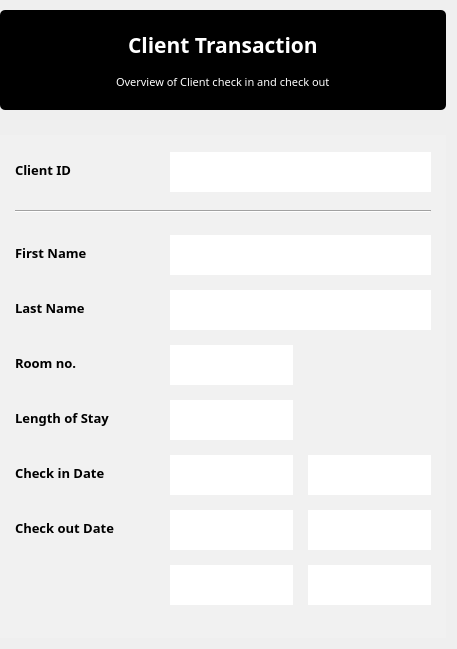
                  <widget class="QWidget" name="widget_35" native="true">
                   <layout class="QGridLayout" name="gridLayout_54">
                    <property name="leftMargin">
                     <number>0</number>
                    </property>
                    <property name="topMargin">
                     <number>10</number>
                    </property>
                    <property name="verticalSpacing">
                     <number>15</number>
                    </property>
                    <item row="1" column="1">
                     <spacer name="verticalSpacer_43">
                      <property name="orientation">
                       <enum>Qt::Vertical</enum>
                      </property>
                      <property name="sizeType">
                       <enum>QSizePolicy::Fixed</enum>
                      </property>
                      <property name="sizeHint" stdset="0">
                       <size>
                        <width>20</width>
                        <height>10</height>
                       </size>
                      </property>
                     </spacer>
                    </item>
                    <item row="0" column="1">
                     <widget class="QWidget" name="widget_116" native="true">
                      <property name="minimumSize">
                       <size>
                        <width>0</width>
                        <height>100</height>
                       </size>
                      </property>
                      <property name="styleSheet">
                       <string notr="true">background-color: rgb(0, 0, 0);
border-radius:5px;</string>
                      </property>
                      <layout class="QVBoxLayout" name="verticalLayout_7">
                       <property name="spacing">
                        <number>0</number>
                       </property>
                       <property name="leftMargin">
                        <number>15</number>
                       </property>
                       <property name="topMargin">
                        <number>7</number>
                       </property>
                       <property name="rightMargin">
                        <number>15</number>
                       </property>
                       <property name="bottomMargin">
                        <number>7</number>
                       </property>
                       <item alignment="Qt::AlignHCenter|Qt::AlignBottom">
                        <widget class="QLabel" name="label_98">
                         <property name="font">
                          <font>
                           <family>Century Gothic</family>
                           <pointsize>16</pointsize>
                           <weight>75</weight>
                           <bold>true</bold>
                          </font>
                         </property>
                         <property name="styleSheet">
                          <string notr="true">color: rgb(255, 255, 255);</string>
                         </property>
                         <property name="text">
                          <string>Client Transaction</string>
                         </property>
                        </widget>
                       </item>
                       <item alignment="Qt::AlignHCenter">
                        <widget class="QLabel" name="label_111">
                         <property name="font">
                          <font>
                           <family>Century Gothic</family>
                           <pointsize>8</pointsize>
                           <weight>50</weight>
                           <bold>false</bold>
                          </font>
                         </property>
                         <property name="styleSheet">
                          <string notr="true">color: rgb(255, 255, 255);</string>
                         </property>
                         <property name="text">
                          <string>Overview of Client check in and check out</string>
                         </property>
                        </widget>
                       </item>
                      </layout>
                     </widget>
                    </item>
                    <item row="2" column="1">
                     <widget class="QWidget" name="widget_36" native="true">
                      <property name="sizePolicy">
                       <sizepolicy hsizetype="Preferred" vsizetype="Expanding">
                        <horstretch>0</horstretch>
                        <verstretch>0</verstretch>
                       </sizepolicy>
                      </property>
                      <property name="styleSheet">
                       <string notr="true">background-color: rgb(241, 241, 241);</string>
                      </property>
                      <layout class="QGridLayout" name="gridLayout_52">
                       <property name="leftMargin">
                        <number>15</number>
                       </property>
                       <property name="topMargin">
                        <number>15</number>
                       </property>
                       <property name="rightMargin">
                        <number>15</number>
                       </property>
                       <property name="bottomMargin">
                        <number>15</number>
                       </property>
                       <property name="spacing">
                        <number>15</number>
                       </property>
                       <item row="13" column="2">
                        <spacer name="horizontalSpacer_11">
                         <property name="orientation">
                          <enum>Qt::Horizontal</enum>
                         </property>
                         <property name="sizeHint" stdset="0">
                          <size>
                           <width>40</width>
                           <height>20</height>
                          </size>
                         </property>
                        </spacer>
                       </item>
                       <item row="9" column="2" colspan="2">
                        <widget class="QLineEdit" name="txtOcindate">
                         <property name="minimumSize">
                          <size>
                           <width>0</width>
                           <height>40</height>
                          </size>
                         </property>
                         <property name="maximumSize">
                          <size>
                           <width>16777215</width>
                           <height>35</height>
                          </size>
                         </property>
                         <property name="font">
                          <font>
                           <family>Century Gothic</family>
                           <pointsize>10</pointsize>
                          </font>
                         </property>
                         <property name="styleSheet">
                          <string notr="true">background-color: rgb(255, 255, 255);
color: rgb(0, 0, 0);
border: none;</string>
                         </property>
                         <property name="text">
                          <string/>
                         </property>
                         <property name="readOnly">
                          <bool>true</bool>
                         </property>
                         <property name="placeholderText">
                          <string/>
                         </property>
                        </widget>
                       </item>
                       <item row="10" column="2" colspan="2">
                        <widget class="QLineEdit" name="txtOcoutdate">
                         <property name="minimumSize">
                          <size>
                           <width>0</width>
                           <height>40</height>
                          </size>
                         </property>
                         <property name="maximumSize">
                          <size>
                           <width>16777215</width>
                           <height>35</height>
                          </size>
                         </property>
                         <property name="font">
                          <font>
                           <family>Century Gothic</family>
                           <pointsize>10</pointsize>
                          </font>
                         </property>
                         <property name="styleSheet">
                          <string notr="true">background-color: rgb(255, 255, 255);
color: rgb(0, 0, 0);
border: none;</string>
                         </property>
                         <property name="text">
                          <string/>
                         </property>
                         <property name="readOnly">
                          <bool>true</bool>
                         </property>
                         <property name="placeholderText">
                          <string/>
                         </property>
                        </widget>
                       </item>
                       <item row="5" column="0">
                        <widget class="QLabel" name="label_64">
                         <property name="font">
                          <font>
                           <family>Century Gothic</family>
                           <pointsize>10</pointsize>
                           <weight>75</weight>
                           <bold>true</bold>
                          </font>
                         </property>
                         <property name="text">
                          <string>Last Name</string>
                         </property>
                        </widget>
                       </item>
                       <item row="1" column="2">
                        <spacer name="verticalSpacer_26">
                         <property name="orientation">
                          <enum>Qt::Vertical</enum>
                         </property>
                         <property name="sizeType">
                          <enum>QSizePolicy::Fixed</enum>
                         </property>
                         <property name="sizeHint" stdset="0">
                          <size>
                           <width>20</width>
                           <height>5</height>
                          </size>
                         </property>
                        </spacer>
                       </item>
                       <item row="5" column="2" colspan="3">
                        <widget class="QLineEdit" name="txtOlname">
                         <property name="minimumSize">
                          <size>
                           <width>0</width>
                           <height>40</height>
                          </size>
                         </property>
                         <property name="maximumSize">
                          <size>
                           <width>16777215</width>
                           <height>35</height>
                          </size>
                         </property>
                         <property name="font">
                          <font>
                           <family>Century Gothic</family>
                           <pointsize>10</pointsize>
                          </font>
                         </property>
                         <property name="styleSheet">
                          <string notr="true">background-color: rgb(255, 255, 255);
color: rgb(0, 0, 0);
border: none;</string>
                         </property>
                         <property name="text">
                          <string/>
                         </property>
                         <property name="readOnly">
                          <bool>true</bool>
                         </property>
                         <property name="placeholderText">
                          <string/>
                         </property>
                        </widget>
                       </item>
                       <item row="2" column="0" colspan="5">
                        <widget class="Line" name="line_3">
                         <property name="orientation">
                          <enum>Qt::Horizontal</enum>
                         </property>
                        </widget>
                       </item>
                       <item row="3" column="0">
                        <spacer name="verticalSpacer_45">
                         <property name="orientation">
                          <enum>Qt::Vertical</enum>
                         </property>
                         <property name="sizeType">
                          <enum>QSizePolicy::Fixed</enum>
                         </property>
                         <property name="sizeHint" stdset="0">
                          <size>
                           <width>20</width>
                           <height>5</height>
                          </size>
                         </property>
                        </spacer>
                       </item>
                       <item row="4" column="2" colspan="3">
                        <widget class="QLineEdit" name="txtOfname">
                         <property name="minimumSize">
                          <size>
                           <width>0</width>
                           <height>40</height>
                          </size>
                         </property>
                         <property name="maximumSize">
                          <size>
                           <width>16777215</width>
                           <height>35</height>
                          </size>
                         </property>
                         <property name="font">
                          <font>
                           <family>Century Gothic</family>
                           <pointsize>10</pointsize>
                          </font>
                         </property>
                         <property name="styleSheet">
                          <string notr="true">background-color: rgb(255, 255, 255);
color: rgb(0, 0, 0);
border: none;</string>
                         </property>
                         <property name="text">
                          <string/>
                         </property>
                         <property name="readOnly">
                          <bool>true</bool>
                         </property>
                         <property name="placeholderText">
                          <string/>
                         </property>
                        </widget>
                       </item>
                       <item row="8" column="2" colspan="2">
                        <widget class="QLineEdit" name="txtOstay">
                         <property name="minimumSize">
                          <size>
                           <width>0</width>
                           <height>40</height>
                          </size>
                         </property>
                         <property name="maximumSize">
                          <size>
                           <width>16777215</width>
                           <height>35</height>
                          </size>
                         </property>
                         <property name="font">
                          <font>
                           <family>Century Gothic</family>
                           <pointsize>10</pointsize>
                          </font>
                         </property>
                         <property name="styleSheet">
                          <string notr="true">background-color: rgb(255, 255, 255);
color: rgb(0, 0, 0);
border: none;</string>
                         </property>
                         <property name="text">
                          <string/>
                         </property>
                         <property name="readOnly">
                          <bool>true</bool>
                         </property>
                         <property name="placeholderText">
                          <string/>
                         </property>
                        </widget>
                       </item>
                       <item row="0" column="0">
                        <widget class="QLabel" name="label_54">
                         <property name="font">
                          <font>
                           <family>Century Gothic</family>
                           <pointsize>10</pointsize>
                           <weight>75</weight>
                           <bold>true</bold>
                          </font>
                         </property>
                         <property name="text">
                          <string>Client ID</string>
                         </property>
                        </widget>
                       </item>
                       <item row="4" column="0" colspan="2">
                        <widget class="QLabel" name="label_59">
                         <property name="font">
                          <font>
                           <family>Century Gothic</family>
                           <pointsize>10</pointsize>
                           <weight>75</weight>
                           <bold>true</bold>
                          </font>
                         </property>
                         <property name="text">
                          <string>First Name</string>
                         </property>
                        </widget>
                       </item>
                       <item row="0" column="1">
                        <spacer name="horizontalSpacer_10">
                         <property name="orientation">
                          <enum>Qt::Horizontal</enum>
                         </property>
                         <property name="sizeType">
                          <enum>QSizePolicy::Fixed</enum>
                         </property>
                         <property name="sizeHint" stdset="0">
                          <size>
                           <width>30</width>
                           <height>20</height>
                          </size>
                         </property>
                        </spacer>
                       </item>
                       <item row="0" column="2" colspan="3">
                        <widget class="QLineEdit" name="txtOid">
                         <property name="minimumSize">
                          <size>
                           <width>0</width>
                           <height>40</height>
                          </size>
                         </property>
                         <property name="maximumSize">
                          <size>
                           <width>16777215</width>
                           <height>35</height>
                          </size>
                         </property>
                         <property name="font">
                          <font>
                           <family>Century Gothic</family>
                           <pointsize>10</pointsize>
                          </font>
                         </property>
                         <property name="styleSheet">
                          <string notr="true">background-color: rgb(255, 255, 255);
color: rgb(0, 0, 0);
border: none;</string>
                         </property>
                         <property name="text">
                          <string/>
                         </property>
                         <property name="readOnly">
                          <bool>true</bool>
                         </property>
                         <property name="placeholderText">
                          <string/>
                         </property>
                        </widget>
                       </item>
                       <item row="6" column="2" colspan="2">
                        <widget class="QLineEdit" name="txtOroomno">
                         <property name="minimumSize">
                          <size>
                           <width>0</width>
                           <height>40</height>
                          </size>
                         </property>
                         <property name="maximumSize">
                          <size>
                           <width>16777215</width>
                           <height>35</height>
                          </size>
                         </property>
                         <property name="font">
                          <font>
                           <family>Century Gothic</family>
                           <pointsize>10</pointsize>
                          </font>
                         </property>
                         <property name="styleSheet">
                          <string notr="true">background-color: rgb(255, 255, 255);
color: rgb(0, 0, 0);
border: none;</string>
                         </property>
                         <property name="text">
                          <string/>
                         </property>
                         <property name="readOnly">
                          <bool>true</bool>
                         </property>
                         <property name="placeholderText">
                          <string/>
                         </property>
                        </widget>
                       </item>
                       <item row="9" column="4">
                        <widget class="QLineEdit" name="txtOcintime">
                         <property name="minimumSize">
                          <size>
                           <width>0</width>
                           <height>40</height>
                          </size>
                         </property>
                         <property name="maximumSize">
                          <size>
                           <width>16777215</width>
                           <height>35</height>
                          </size>
                         </property>
                         <property name="font">
                          <font>
                           <family>Century Gothic</family>
                           <pointsize>10</pointsize>
                          </font>
                         </property>
                         <property name="styleSheet">
                          <string notr="true">background-color: rgb(255, 255, 255);
color: rgb(0, 0, 0);
border: none;</string>
                         </property>
                         <property name="text">
                          <string/>
                         </property>
                         <property name="readOnly">
                          <bool>true</bool>
                         </property>
                         <property name="placeholderText">
                          <string/>
                         </property>
                        </widget>
                       </item>
                       <item row="9" column="0" colspan="2">
                        <widget class="QLabel" name="label_78">
                         <property name="font">
                          <font>
                           <family>Century Gothic</family>
                           <pointsize>10</pointsize>
                           <weight>75</weight>
                           <bold>true</bold>
                          </font>
                         </property>
                         <property name="text">
                          <string>Check in Date</string>
                         </property>
                        </widget>
                       </item>
                       <item row="10" column="0" colspan="2">
                        <widget class="QLabel" name="label_84">
                         <property name="font">
                          <font>
                           <family>Century Gothic</family>
                           <pointsize>10</pointsize>
                           <weight>75</weight>
                           <bold>true</bold>
                          </font>
                         </property>
                         <property name="text">
                          <string>Check out Date</string>
                         </property>
                        </widget>
                       </item>
                       <item row="8" column="0">
                        <widget class="QLabel" name="label_114">
                         <property name="font">
                          <font>
                           <family>Century Gothic</family>
                           <pointsize>10</pointsize>
                           <weight>75</weight>
                           <bold>true</bold>
                          </font>
                         </property>
                         <property name="text">
                          <string>Length of Stay</string>
                         </property>
                        </widget>
                       </item>
                       <item row="10" column="4">
                        <widget class="QLineEdit" name="txtOcouttime">
                         <property name="minimumSize">
                          <size>
                           <width>0</width>
                           <height>40</height>
                          </size>
                         </property>
                         <property name="maximumSize">
                          <size>
                           <width>16777215</width>
                           <height>35</height>
                          </size>
                         </property>
                         <property name="font">
                          <font>
                           <family>Century Gothic</family>
                           <pointsize>10</pointsize>
                          </font>
                         </property>
                         <property name="styleSheet">
                          <string notr="true">background-color: rgb(255, 255, 255);
color: rgb(0, 0, 0);
border: none;</string>
                         </property>
                         <property name="text">
                          <string/>
                         </property>
                         <property name="readOnly">
                          <bool>true</bool>
                         </property>
                         <property name="placeholderText">
                          <string/>
                         </property>
                        </widget>
                       </item>
                       <item row="6" column="0" colspan="2">
                        <widget class="QLabel" name="label_113">
                         <property name="font">
                          <font>
                           <family>Century Gothic</family>
                           <pointsize>10</pointsize>
                           <weight>75</weight>
                           <bold>true</bold>
                          </font>
                         </property>
                         <property name="text">
                          <string>Room no.</string>
                         </property>
                        </widget>
                       </item>
                       <item row="11" column="2" colspan="2">
                        <widget class="QLineEdit" name="txtOpromo">
                         <property name="minimumSize">
                          <size>
                           <width>0</width>
                           <height>40</height>
                          </size>
                         </property>
                         <property name="maximumSize">
                          <size>
                           <width>16777215</width>
                           <height>35</height>
                          </size>
                         </property>
                         <property name="font">
                          <font>
                           <family>Century Gothic</family>
                           <pointsize>10</pointsize>
                          </font>
                         </property>
                         <property name="styleSheet">
                          <string notr="true">background-color: rgb(255, 255, 255);
color: rgb(0, 0, 0);
border: none;</string>
                         </property>
                         <property name="text">
                          <string/>
                         </property>
                         <property name="readOnly">
                          <bool>true</bool>
                         </property>
                         <property name="placeholderText">
                          <string/>
                         </property>
                        </widget>
                       </item>
                       <item row="11" column="4">
                        <widget class="QLineEdit" name="txtOrate">
                         <property name="minimumSize">
                          <size>
                           <width>0</width>
                           <height>40</height>
                          </size>
                         </property>
                         <property name="maximumSize">
                          <size>
                           <width>16777215</width>
                           <height>35</height>
                          </size>
                         </property>
                         <property name="font">
                          <font>
                           <family>Century Gothic</family>
                           <pointsize>10</pointsize>
                          </font>
                         </property>
                         <property name="styleSheet">
                          <string notr="true">background-color: rgb(255, 255, 255);
color: rgb(0, 0, 0);
border: none;</string>
                         </property>
                         <property name="text">
                          <string/>
                         </property>
                         <property name="readOnly">
                          <bool>true</bool>
                         </property>
                         <property name="placeholderText">
                          <string/>
                         </property>
                        </widget>
                       </item>
                      </layout>
                     </widget>
                    </item>
                   </layout>
                  </widget>
